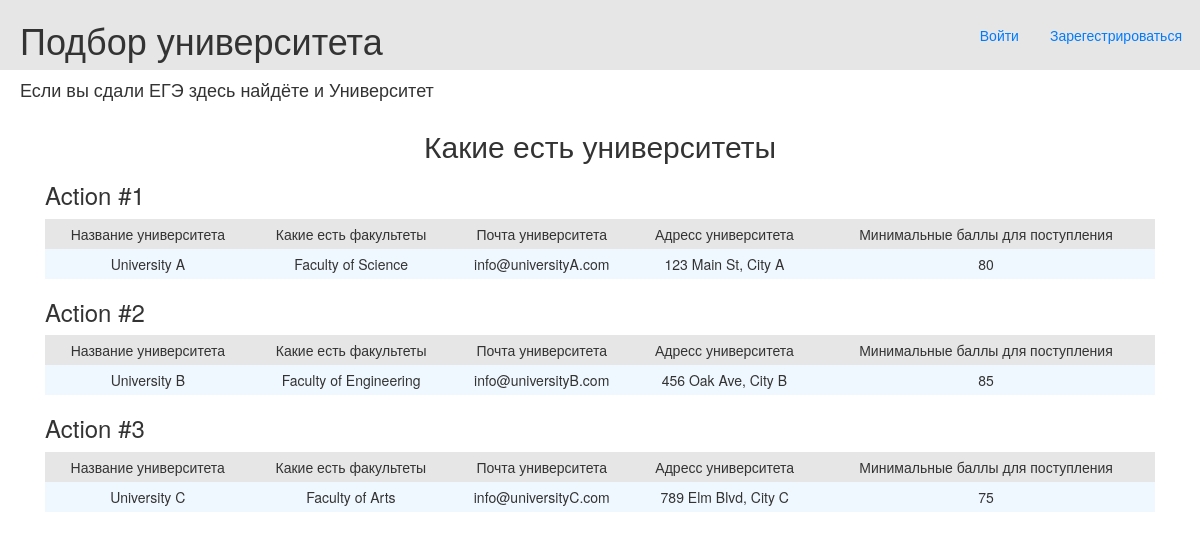
The page / on the database its author committed.
### data/universities.py (models this page shows)
class Universities(SqlAlchemyBase, SerializerMixin):
    __tablename__ = 'universities'
    id = sqlalchemy.Column(sqlalchemy.Integer,
                           primary_key=True, autoincrement=True)
    name = sqlalchemy.Column(sqlalchemy.String, nullable=True)
    faculty = sqlalchemy.Column(sqlalchemy.Integer, nullable=True)
    email = sqlalchemy.Column(sqlalchemy.String, index=True, unique=True, nullable=True)
    address = sqlalchemy.Column(sqlalchemy.String, nullable=True)
    min_ege_score = sqlalchemy.Column(sqlalchemy.Integer, nullable=True)

### main.py (the view)
@app.route('/')
def works_log():
    universities = db_sess.query(Universities).all()
    return render_template('universities.html', title='Журнал работ', universities=universities)

### templates/universities.html
{% extends 'base.html' %}
{% block content %}
    <h2 align="center">Какие есть университеты</h2>
    {% for universiti in universities %}
        <h3>Action #{{ loop.index }}</h3>
        <table class="tbl">
            <tr class="mn">
                <td>Название университета</td>
                <td>Какие есть факультеты</td>
                <td>Почта университета</td>
                <td>Адресс университета</td>
                <td>Минимальные баллы для поступления</td>
            </tr>
            <tr>
                <td>{{ universiti.name }}</td>
                <td>{{ universiti.faculty }}</td>
                <td>{{ universiti.email }}</td>
                <td>{{ universiti.address }}</td>
                <td>{{ universiti.min_ege_score }}</td>
            </tr>
        </table>
    {% endfor %}
{% endblock %}

### templates/base.html (shortened to what this page needs)
<!doctype html>
<html lang="en">
<head>
    <link rel="stylesheet"
          href="https://stackpath.bootstrapcdn.com/bootstrap/4.4.1/css/bootstrap.min.css"
>
    <link rel="stylesheet" type="text/css" href="/static/css/style.css">
    <link rel="stylesheet"
        type="text/css"
        href="https://maxcdn.bootstrapcdn.com/bootstrap/3.3.5/css/bootstrap-theme.min.css">
    <link rel="stylesheet"
        type="text/css"
        href="https://maxcdn.bootstrapcdn.com/bootstrap/3.3.5/css/bootstrap.min.css">
</head>
<body>
<div class="first_line">
    <h1 class="first_line_content">Подбор университета</h1>
    {% if current_user.is_authenticated %}
        <a class="btn btn-outline-primary" href="http://localhost:5000/logout">{{ current_user.surname }} {{ current_user.name }}</a>
    {% else %}
        <a class="btn btn-outline-primary" href="http://localhost:5000/register">Зарегестрироваться</a>
        <a class="btn btn-outline-primary" href="http://localhost:5000/login">Войти</a>
    {% endif %}
</div>
<h4>Если вы сдали ЕГЭ здесь найдёте и Университет</h4>
<main role="main" class="container">
    {% block content %}{% endblock %}
</main>
</body>
</html>

### static/css/style.css (style rules this page uses)
h4 { padding-left: 20px; color: #e6e6e6; }
tr.mn { text-align: center; background-color: #e6e6e6; }
.tbl { width: 100%; text-align: center; background-color: aliceblue; line-height: 30px; }
.first_line { padding-left: 20px; background-color: #e6e6e6 }
a { display: inline-block; float: right; margin-right: 5px; margin-top: 1.25em; }
.first_line_content { display: inline-block; }

### rows shown on the page
Universities: name "University A", faculty "Faculty of Science", email "info@universityA.com", address "123 Main St, City A", min_ege_score "80"
Universities: name "University B", faculty "Faculty of Engineering", email "info@universityB.com", address "456 Oak Ave, City B", min_ege_score "85"
Universities: name "University C", faculty "Faculty of Arts", email "info@universityC.com", address "789 Elm Blvd, City C", min_ege_score "75"
